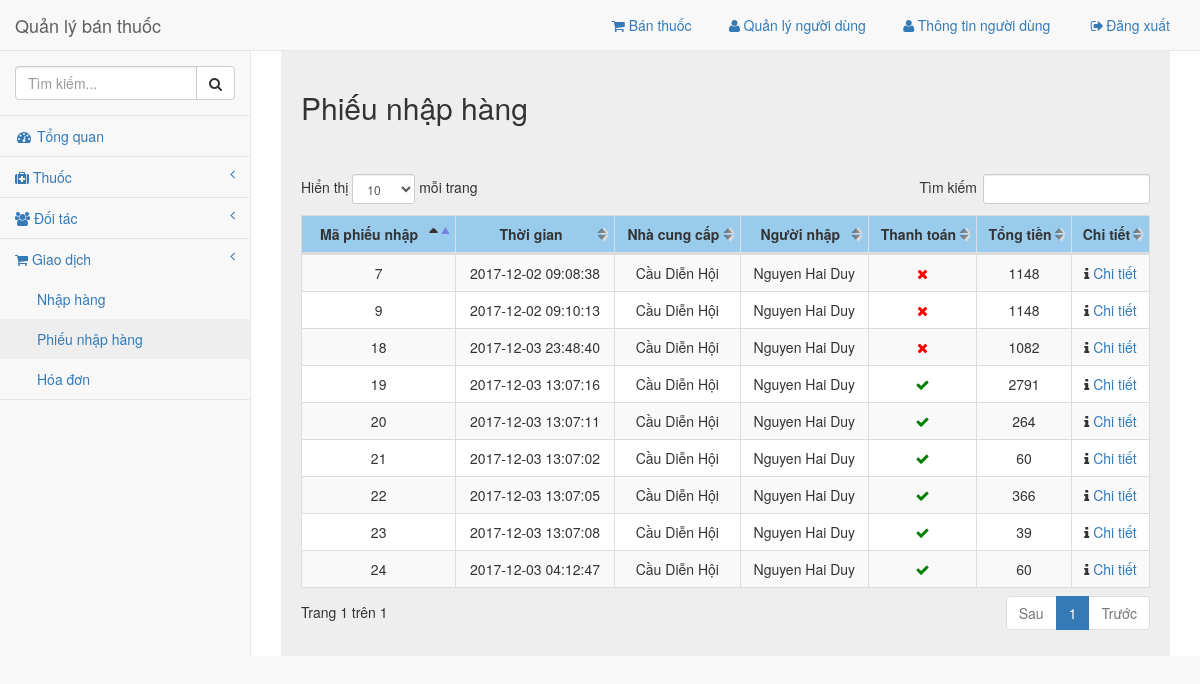
/admin/pages/phieunhaphang.php (signed in), run on the app's committed database.
### tables this page shows
CREATE TABLE `phieu_nhap` (
  `id` int(11) NOT NULL,
  `time` timestamp NOT NULL DEFAULT CURRENT_TIMESTAMP ON UPDATE CURRENT_TIMESTAMP,
  `ma_ncc` int(11) NOT NULL,
  `ma_nv` int(11) NOT NULL,
  `tong_tien` float NOT NULL,
  `ngay_nhap` date NOT NULL,
  `ghi_chu` varchar(255) DEFAULT NULL,
  `thanh_toan` tinyint(1) NOT NULL
);

CREATE TABLE `nhacungcap` (
  `id` int(11) NOT NULL,
  `ten_ncc` varchar(128) NOT NULL,
  `sdt` varchar(128) DEFAULT NULL,
  `email` varchar(128) DEFAULT NULL,
  `dia_chi` varchar(128) DEFAULT NULL,
  `ghi_chu` varchar(255) DEFAULT NULL
);

CREATE TABLE `nguoidung` (
  `id` int(11) NOT NULL,
  `ten_nv` varchar(128) NOT NULL,
  `ngay_sinh` date NOT NULL,
  `dia_chi` varchar(128) NOT NULL,
  `chuc_vu` int(11) NOT NULL,
  `sdt` varchar(15) NOT NULL,
  `cmnd` varchar(25) NOT NULL,
  `quyen` int(11) NOT NULL
);

### library/VSCPDO.php (called while the page is built, shortened)
<?php
$tenserver = "localhost";
$tentaikhoan = "root";
$matkhau = "";
$tencsdl = "thuoc";
 ?>
 <?php
class vsc_pdo {
	private $server;
	private $username;
	private $password;
	private $database;
	public $conn;
	function __construct($conn = null) {
		try {
			$this->conn = new PDO("mysql:host=$this->server;dbname=$this->database", $this->username, $this->password);
			$this->conn->exec("set names utf8");
			$this->conn->setAttribute(PDO::ATTR_DEFAULT_FETCH_MODE, PDO::FETCH_ASSOC);
		}
     catch (PDOException $e)
      {
			echo $e->getMessage();
			exit();
		}
	}
	function fetch_one($sql) {
		try {
			$stmt = $this->conn->prepare($sql);
			$stmt->execute();
			$row = $stmt->fetch();
			return $row;
		} catch (PDOException $e) {
			return false;
		}
	}
	function fetch_all($sql) {
		try {
			$stmt = $this->conn->prepare($sql);
			$stmt->execute();
			$rows = $stmt->fetchAll();
			return $rows;
		}
    catch (PDOException $e) {
			return false;
		}
	}
	function getConnection($conn=null) {
		$arr = explode(",", $conn);
			$this->server = @$arr[0];
			$this->username = @$arr[1];
			$this->password = @$arr[2];
			$this->database = @$arr[3];
	}
}
$exp = new vsc_pdo("$tenserver,$tentaikhoan,$matkhau,$tencsdl");
 ?>

### admin/pages/phieunhaphang.php (the view, shortened to what this page needs)
<!DOCTYPE html>
<html lang="en">
<head>
    <?php require('../common/head.php'); ?>
    <?php
      $phieunhap = $exp->fetch_all("select * from phieu_nhap");
     ?>
    <link rel="stylesheet" href="../dist/css/phieunhap.css">
    <link href="../../library/datatables-plugins/integration/bootstrap/3/dataTables.bootstrap.css" rel="stylesheet">
</head>
<body>
    <div id="wrapper">
        <?php require('../common/nav.php'); ?>
        <div id="page-wrapper">
          <div class="grey">
            <div class="row header">
              <div class="col-md-6">
                <h2 class='title'>Phiếu nhập hàng</h2>
              </div>
            </div>
            <div class="row">
              <div class="col-md-12" id="data">
                <table class="table table-striped table-bordered table-hover" id="dataTables-example">
                         <thead>
                             <tr align="center">
                                 <th> <strong>Mã phiếu nhập</strong> </th>
                                 <td> <strong>Thời gian</strong> </td>
                                 <td> <strong>Nhà cung cấp</strong> </td>
                                 <td> <strong>Người nhập</strong> </td>
                                 <td> <strong>Thanh toán</strong> </td>
                                 <td> <strong>Tổng tiền</strong> </td>
                                 <td> <strong>Chi tiết</strong> </td>
                             </tr>
                         </thead>
                         <tbody>
                           <?php foreach($phieunhap as $key => $value): ?>
                             <tr class="odd gradeX" align="center">
                                 <td><?php echo $value['id']; ?></td>
                                 <td><?php echo $value['time']; ?></td>
                                 <td>
                                   <?php $ncc = $exp->fetch_one(" select * from nhacungcap where id={$value["ma_ncc"]} "); ?>
                                   <?php echo $ncc['ten_ncc']; ?>
                                 </td>
                                 <td>
                                   <?php $nguoidung = $exp->fetch_one(" select * from nguoidung where id={$value["ma_nv"]} "); ?>
                                   <?php echo $nguoidung['ten_nv']; ?>
                                 </td>
                                 <td>
                                   <?php
                                      if( $value['thanh_toan'] ==1 )
                                        echo "<i style='color:green' class='fa fa-check' aria-hidden='true'></i>";
                                      else
                                        echo "<i style='color:red' class='fa fa-times' aria-hidden='true'></i>";
                                     ?>
                                 </td>
                                 <td>
                                   <?php echo $value['tong_tien']; ?>
                                 </td>
                                 <td class="center">
                                   <i class="fa fa-info" aria-hidden="true"></i>
                                   <a class='edit' data-toggle="modal" data-target="<?php echo "#a".$value['id']; ?>"  href="#"
                                    >Chi tiết</a>
                                 </td>
                             </tr>
                          <?php endforeach; ?>
                         </tbody>
                     </table>
              </div>
            </div>
          </div>
        </div>
</body>
</html>

### data on the page
phieu_nhap: id "7", time "2017-12-02 09:08:38", ma_ncc.ten_ncc "Cầu Diễn Hội", ma_nv.ten_nv "Nguyen Hai Duy", thanh_toan 0 (drawn), tong_tien "1148"
phieu_nhap: id "9", time "2017-12-02 09:10:13", ma_ncc.ten_ncc "Cầu Diễn Hội", ma_nv.ten_nv "Nguyen Hai Duy", thanh_toan 0 (drawn), tong_tien "1148"
phieu_nhap: id "18", time "2017-12-03 23:48:40", ma_ncc.ten_ncc "Cầu Diễn Hội", ma_nv.ten_nv "Nguyen Hai Duy", thanh_toan 0 (drawn), tong_tien "1082"
phieu_nhap: id "19", time "2017-12-03 13:07:16", ma_ncc.ten_ncc "Cầu Diễn Hội", ma_nv.ten_nv "Nguyen Hai Duy", thanh_toan 1 (drawn), tong_tien "2791"
phieu_nhap: id "20", time "2017-12-03 13:07:11", ma_ncc.ten_ncc "Cầu Diễn Hội", ma_nv.ten_nv "Nguyen Hai Duy", thanh_toan 1 (drawn), tong_tien "264"
phieu_nhap: id "21", time "2017-12-03 13:07:02", ma_ncc.ten_ncc "Cầu Diễn Hội", ma_nv.ten_nv "Nguyen Hai Duy", thanh_toan 1 (drawn), tong_tien "60"
phieu_nhap: id "22", time "2017-12-03 13:07:05", ma_ncc.ten_ncc "Cầu Diễn Hội", ma_nv.ten_nv "Nguyen Hai Duy", thanh_toan 1 (drawn), tong_tien "366"
phieu_nhap: id "23", time "2017-12-03 13:07:08", ma_ncc.ten_ncc "Cầu Diễn Hội", ma_nv.ten_nv "Nguyen Hai Duy", thanh_toan 1 (drawn), tong_tien "39"
phieu_nhap: id "24", time "2017-12-03 04:12:47", ma_ncc.ten_ncc "Cầu Diễn Hội", ma_nv.ten_nv "Nguyen Hai Duy", thanh_toan 1 (drawn), tong_tien "60"
